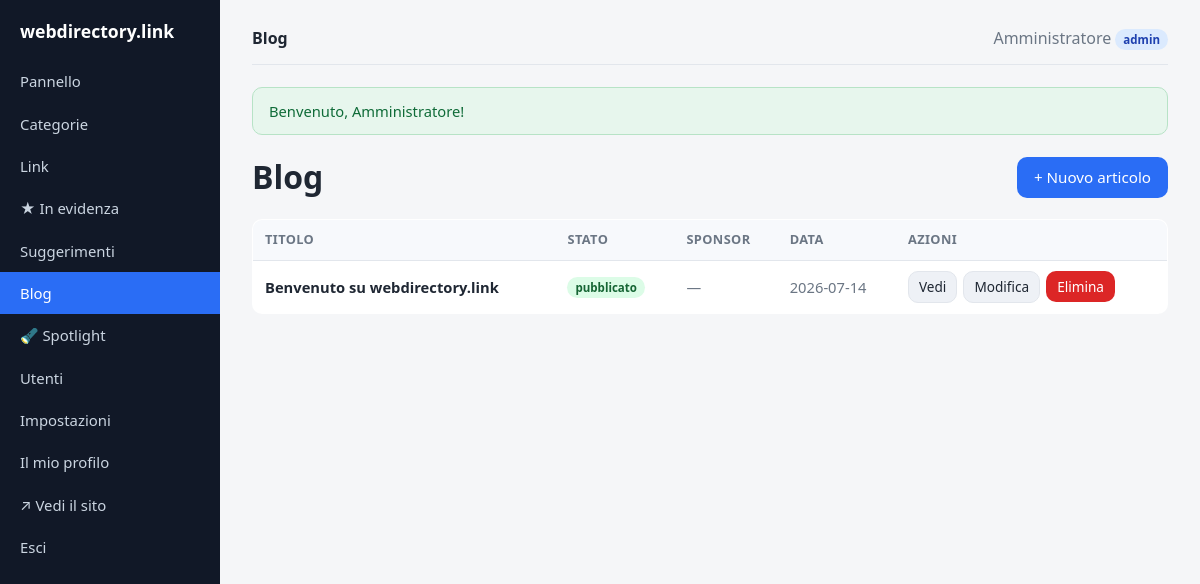
The app's page /admin/posts (signed in) with its own data.
### tables this page shows
CREATE TABLE `posts` (
  `id`           INT UNSIGNED NOT NULL AUTO_INCREMENT,
  `title`        VARCHAR(200) NOT NULL,
  `slug`         VARCHAR(220) NOT NULL,
  `excerpt`      VARCHAR(500) NULL,
  `body`         MEDIUMTEXT NULL,
  `cover_image`  VARCHAR(500) NULL,
  `tags`         VARCHAR(255) NULL,
  `category_id`  INT UNSIGNED NULL,
  `is_sponsored`    TINYINT(1) NOT NULL DEFAULT 0,
  `sponsor_name`    VARCHAR(160) NULL,
  `sponsor_url`     VARCHAR(500) NULL,
  `sponsor_price`   DECIMAL(8,2) NULL,
  `sponsored_until` DATE NULL,
  `status`       ENUM('draft','published') NOT NULL DEFAULT 'draft',
  `author`       VARCHAR(120) NULL,
  `published_at` DATETIME NULL,
  `created_at`   DATETIME NOT NULL DEFAULT CURRENT_TIMESTAMP,
  PRIMARY KEY (`id`),
  UNIQUE KEY `uq_posts_slug` (`slug`),
  KEY `idx_posts_status` (`status`,`published_at`),
  KEY `idx_posts_category` (`category_id`),
  CONSTRAINT `fk_posts_category` FOREIGN KEY (`category_id`)
    REFERENCES `categories` (`id`) ON DELETE SET NULL
);

### app/helpers.php (called while the page is built, shortened)
<?php
function e(?string $v): string
{
    return htmlspecialchars((string) $v, ENT_QUOTES | ENT_SUBSTITUTE, 'UTF-8');
}
function setting(string $key, string $default = ''): string
{
    return Setting::get($key, $default);
}
function url(string $path = ''): string
{
    global $CONFIG;
    $base = rtrim($CONFIG['site']['base_url'] ?? '', '/');
    $path = '/' . ltrim($path, '/');
    return $base . ($path === '/' ? '/' : $path);
}
function current_user(): ?array
{
    return $_SESSION['user'] ?? null;
}
function is_admin(): bool
{
    $u = current_user();
    return $u !== null && ($u['role'] ?? '') === 'admin';
}
function take_flash(): array
{
    $f = $_SESSION['flash'] ?? [];
    return $f;
}
function view(string $view, array $data = [], string $layout = 'layout'): void
{
    extract($data, EXTR_SKIP);
    require APP_PATH . '/views/' . $view . '.php';
    $content = ob_get_clean();
    require APP_PATH . '/views/partials/' . $layout . '.php';
}

### app/controllers/AdminController.php (called while the page is built, shortened)
<?php
class AdminController
{
    public static function posts(): void
    {
        self::render('admin/posts', ['title' => 'Blog', 'posts' => Post::all()]);
    }
    private static function render(string $view, array $data): void
    {
        $data['pending_badge'] = Link::pendingCount();
        view($view, $data, 'admin_layout');
    }
}

### app/config.php (called while the page is built)
<?php
return [
    'db' => [
        'driver'  => getenv('DB_DRIVER') ?: 'mysql',
        'host'    => getenv('DB_HOST') ?: '127.0.0.1',
        'name'    => getenv('DB_NAME') ?: 'dircms',
        'user'    => getenv('DB_USER') ?: 'root',
        'pass'    => getenv('DB_PASS') ?: '',
        'charset' => 'utf8mb4',
    ],
    'site' => [
        'name'     => 'webdirectory.link',
        'base_url' => '',
        'url'      => getenv('SITE_URL') ?: 'https://webdirectory.link',
        'email'    => 'info@webdirectory.link',
        'owner'    => '',
    ],
    'per_page' => 20,
    'adsense' => [
        'client' => getenv('ADSENSE_CLIENT') ?: '',
        'slot'   => getenv('ADSENSE_SLOT') ?: '',
    ],
    'antispam' => [
        'enabled'  => true,
        'min_secs' => 3,
    ],
    'describe' => [
        'meta_enabled' => true,
        'ai_enabled'   => (bool) (getenv('ANTHROPIC_API_KEY')),
        'ai_api_key'   => getenv('ANTHROPIC_API_KEY') ?: '',
        'ai_model'     => 'claude-haiku-4-5',
    ],
];

### app/models/Post.php (called while the page is built, shortened)
<?php
class Post
{
    public static function db(): PDO
    {
        return Database::pdo();
    }
    public static function all(): array
    {
        return self::db()->query(
            'SELECT * FROM posts ORDER BY COALESCE(published_at, created_at) DESC, id DESC'
        )->fetchAll();
    }
}

### app/Database.php (called while the page is built, shortened)
<?php
class Database
{
    private static ?PDO $pdo = null;
    public static function connect(array $cfg): PDO
    {
        $dsn = sprintf(
            'mysql:host=%s;dbname=%s;charset=%s',
            $cfg['host'],
            $cfg['name'],
            $cfg['charset']
        );
        self::$pdo = new PDO($dsn, $cfg['user'], $cfg['pass'], [
            PDO::ATTR_ERRMODE            => PDO::ERRMODE_EXCEPTION,
            PDO::ATTR_DEFAULT_FETCH_MODE => PDO::FETCH_ASSOC,
            PDO::ATTR_EMULATE_PREPARES   => false,
        ]);
        return self::$pdo;
    }
    public static function pdo(): PDO
    {
        return self::$pdo;
    }
}

### app/models/Setting.php (called while the page is built, shortened)
<?php
class Setting
{
    private static ?array $cache = null;
    private static function load(): array
    {
        self::$cache = [];
        try {
            $rows = Database::pdo()->query('SELECT `key`,`value` FROM settings');
            foreach ($rows as $r) {
                self::$cache[$r['key']] = $r['value'];
            }
        } catch (Throwable $e) {
        }
        return self::$cache;
    }
    public static function get(string $key, string $default = ''): string
    {
        $all = self::load();
        $v = $all[$key] ?? null;
        return ($v === null || $v === '') ? $default : $v;
    }
}

### app/views/admin/posts.php (the view, shortened to what this page needs)
<div class="page-head">
  <h1 style="margin:0">Blog</h1>
  <a class="btn" href="<?= e(url('/admin/posts/create')) ?>">+ Nuovo articolo</a>
</div>
<?php if (!$posts): ?>
  <p class="muted">Nessun articolo. Scrivine uno per iniziare.</p>
<?php else: ?>
  <table class="data">
    <thead><tr><th>Titolo</th><th>Stato</th><th>Sponsor</th><th>Data</th><th>Azioni</th></tr></thead>
    <tbody>
      <?php foreach ($posts as $p): ?>
        <?php
          $spUntil = !empty($p['sponsored_until']) ? substr((string)$p['sponsored_until'], 0, 10) : null;
          $spGiorni = $spUntil ? (int) ceil((strtotime($spUntil) - time()) / 86400) : null;
        ?>
        <tr>
          <td><strong><?= e($p['title']) ?></strong></td>
          <td><span class="badge <?= $p['status'] === 'published' ? 'approved' : 'pending' ?>">
            <?= $p['status'] === 'published' ? 'pubblicato' : 'bozza' ?></span></td>
          <td>
            <?php if (!empty($p['is_sponsored'])): ?>
              <span class="badge featured">Sponsor</span>
              <?php if (!empty($p['sponsor_name'])): ?><br><span class="muted" style="font-size:.8rem"><?= e($p['sponsor_name']) ?></span><?php endif; ?>
              <?php if (isset($p['sponsor_price']) && $p['sponsor_price'] !== null): ?>
                <br><span class="muted" style="font-size:.8rem"><?= e(money((float)$p['sponsor_price'])) ?> €</span>
              <?php endif; ?>
              <?php if ($spUntil): ?>
                <br><span class="muted" style="font-size:.76rem">scad. <?= e($spUntil) ?><?= $spGiorni !== null && $spGiorni < 0 ? ' (scaduto)' : '' ?></span>
              <?php endif; ?>
            <?php else: ?>
              <span class="muted">—</span>
            <?php endif; ?>
          </td>
          <td class="muted"><?= e(substr((string)($p['published_at'] ?? $p['created_at']), 0, 10)) ?></td>
          <td class="actions-cell">
            <?php if ($p['status'] === 'published'): ?>
              <a class="btn small secondary" href="<?= e(url('/blog/' . $p['slug'])) ?>" target="_blank">Vedi</a>
            <?php endif; ?>
            <a class="btn small secondary" href="<?= e(url('/admin/posts/' . $p['id'] . '/edit')) ?>">Modifica</a>
            <form method="post" action="<?= e(url('/admin/posts/' . $p['id'] . '/delete')) ?>"
                  onsubmit="return confirm('Eliminare l\'articolo?');">
              <button class="btn small danger" type="submit">Elimina</button>
            </form>
          </td>
        </tr>
      <?php endforeach; ?>
    </tbody>
  </table>
<?php endif; ?>

### public/index.php (shortened to what this page needs)
<?php
$configFile = APP_PATH . '/config.php';
$CONFIG = require $configFile;
require APP_PATH . '/Database.php';
require APP_PATH . '/helpers.php';
require APP_PATH . '/Describe.php';
require APP_PATH . '/models/Setting.php';
require APP_PATH . '/models/Post.php';
require APP_PATH . '/controllers/AdminController.php';
$uri = parse_url($_SERVER['REQUEST_URI'] ?? '/', PHP_URL_PATH) ?? '/';
$uri = '/' . trim(rawurldecode($uri), '/');
$method = $_SERVER['REQUEST_METHOD'] ?? 'GET';
foreach ($routes as [$rMethod, $pattern, $handler]) {
    if ($rMethod === $method && preg_match($pattern, $uri, $m)) {
        array_shift($m);
        $handler(...$m);
        exit;
    }
}

### app/views/partials/admin_layout.php (shortened to what this page needs)
<?php
$siteName = setting('site_name', $CONFIG['site']['name'] ?? 'Directory');
$flash = take_flash();
$u = current_user();
$uri = parse_url($_SERVER['REQUEST_URI'] ?? '/', PHP_URL_PATH) ?? '';
$nav = function (string $path) use ($uri): string {
    return str_contains($uri, $path) ? 'active' : '';
};
?><!DOCTYPE html>
<html lang="it">
<head>
  <link rel="stylesheet" href="<?= e(url('assets/css/style.css')) ?>">
</head>
<body>
<div class="admin-shell">
  <nav class="admin-nav">
    <a class="brand" href="<?= e(url('/admin')) ?>"><?= e($siteName) ?></a>
    <a class="<?= $uri === url('/admin') || $uri === '/admin' ? 'active' : '' ?>" href="<?= e(url('/admin')) ?>">Pannello</a>
    <a class="<?= $nav('/admin/categories') ?>" href="<?= e(url('/admin/categories')) ?>">Categorie</a>
    <a class="<?= $nav('/admin/links') ?>" href="<?= e(url('/admin/links')) ?>">Link</a>
    <a class="<?= $nav('/admin/featured') ?>" href="<?= e(url('/admin/featured')) ?>">★ In evidenza</a>
    <a class="<?= $nav('/admin/suggestions') ?>" href="<?= e(url('/admin/suggestions')) ?>">
      Suggerimenti
    </a>
    <a class="<?= $nav('/admin/posts') ?>" href="<?= e(url('/admin/posts')) ?>">Blog</a>
    <a class="<?= $nav('/admin/spotlight') ?>" href="<?= e(url('/admin/spotlight')) ?>">🔦 Spotlight</a>
    <?php if (is_admin()): ?>
      <a class="<?= $nav('/admin/users') ?>" href="<?= e(url('/admin/users')) ?>">Utenti</a>
      <a class="<?= $nav('/admin/settings') ?>" href="<?= e(url('/admin/settings')) ?>">Impostazioni</a>
    <?php endif; ?>
    <a class="<?= $nav('/admin/profile') ?>" href="<?= e(url('/admin/profile')) ?>">Il mio profilo</a>
    <a href="<?= e(url('/')) ?>">↗ Vedi il sito</a>
    <a href="<?= e(url('/logout')) ?>">Esci</a>
  </nav>
  <div class="admin-main">
    <div class="admin-topbar">
      <strong><?= e($title ?? '') ?></strong>
      <span class="muted">
        <?= e($u['name'] ?? '') ?>
        <span class="badge <?= e($u['role'] ?? 'editor') ?>"><?= e($u['role'] ?? '') ?></span>
      </span>
    </div>
    <?php if (!empty($flash['success'])): ?>
      <div class="alert success"><?= e($flash['success']) ?></div>
    <?php endif; ?>
    <?= $content ?>
  </div>
</div>
</body>
</html>

### assets/css/style.css (style rules this page uses)
:root { --bg:#f5f6f8; --panel:#ffffff; --ink:#1f2733; --muted:#6b7684; --brand:#2a6df5; --brand-dark:#1a52c9; --border:#e2e6ec; --ok:#1f9d55; --warn:#d97706; --danger:#dc2626; --pending:#fff7ed; --radius:10px; --shadow:0 1px 3px rgba(20,30,50,.08); }
* { box-sizing:border-box }
body { margin:0; font-family:system-ui,-apple-system,"Segoe UI",Roboto,Helvetica,Arial,sans-serif; color:var(--ink); background:var(--bg); line-height:1.5; }
a { color:var(--brand); text-decoration:none }
.btn { display:inline-block; padding:8px 16px; border-radius:var(--radius); border:1px solid transparent; background:var(--brand); color:#fff; font-size:.95rem; cursor:pointer; font-family:inherit; }
.btn.small { padding:5px 10px; font-size:.85rem }
.btn.secondary { background:#eef1f6; color:var(--ink); border-color:var(--border) }
.btn.danger { background:var(--danger) }
.alert { padding:12px 16px; border-radius:var(--radius); margin-bottom:18px; font-size:.92rem }
.alert.success { background:#e7f6ed; color:#0f6b38; border:1px solid #b7e3c6 }
.badge { display:inline-block; padding:2px 8px; border-radius:999px; font-size:.72rem; font-weight:600 }
.badge.approved { background:#dcfce7; color:#166534 }
.badge.admin { background:#dbeafe; color:#1e40af }
table.data { width:100%; border-collapse:collapse; background:var(--panel); border:1px solid var(--border); border-radius:var(--radius); overflow:hidden }
table.data th, table.data td { padding:10px 12px; text-align:left; border-bottom:1px solid var(--border); font-size:.92rem }
table.data th { background:#f7f9fc; font-size:.8rem; text-transform:uppercase; letter-spacing:.03em; color:var(--muted) }
table.data tr:last-child td { border-bottom:0 }
.actions-cell { white-space:nowrap; display:flex; gap:6px }
.actions-cell form { display:inline }
.muted { color:var(--muted) }
h1 { margin-top:0 }
.page-head { display:flex; justify-content:space-between; align-items:center; gap:12px; flex-wrap:wrap; margin-bottom:18px }
.admin-shell { display:flex; min-height:100vh }
.admin-nav { width:220px; background:#111827; color:#cbd5e1; padding:18px 0; flex-shrink:0 }
.admin-nav .brand { color:#fff; font-weight:700; padding:0 20px 16px; font-size:1.1rem; display:block }
.admin-nav a { display:flex; justify-content:space-between; align-items:center; color:#cbd5e1; padding:10px 20px; font-size:.93rem }
.admin-nav a.active { background:var(--brand); color:#fff }
.admin-main { flex:1; padding:26px 32px; max-width:100% }
.admin-topbar { display:flex; justify-content:space-between; align-items:center; margin-bottom:22px; padding-bottom:14px; border-bottom:1px solid var(--border) }

### records on screen
posts: author "Amministratore", title "Benvenuto su webdirectory.link", status "pubblicato", published_at "2026-07-14"

### other values on screen
$siteName "webdirectory.link"
